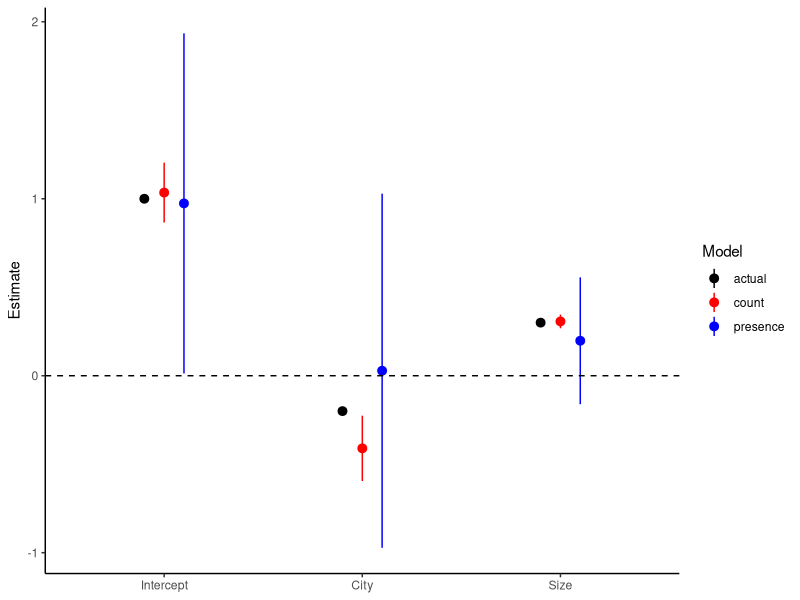

Reproduce this figure in R.
#Generate some bat data

library(tidyverse)
library(broom)
theme_set(theme_classic())

setwd("~/Documents/ecoStats2020/08 GLMs 2")
set.seed(123)

#Functions
logit <- function(x) log(x/(1-x))
invLogit <- function(x) exp(x)/(1+exp(x))

#Generate some non-normal data
N <- 100
var1 <- sample(c('Edmonton','Calgary'),N,replace=TRUE) #Sampling site
var2 <- rexp(N,0.5) #Nest volume

dat <- data.frame(city=var1,size=var2)
modMat <- model.matrix(~city+size,data=dat)
coefs <- c(1,-0.2,0.3) #Same coefficients for both models

yhat <- modMat %*% coefs #Expected value (link scale)

dat$batCounts <- rpois(N,exp(yhat))  #Poisson process
dat$batPres <- rbinom(N,1,invLogit(yhat))  #Binomial (bernoulli) process

write.csv(dat,file = 'batDatGLM.csv')

#Fit models

modPois <- glm(batCounts~city+size,data=dat,family='poisson')
summary(modPois)

modBin <- glm(batPres~city+size,data=dat,family='binomial')
summary(modBin)

#Compare models
p1 <- mutate(tidy(modPois),mod='count') %>% 
  bind_rows(mutate(tidy(modBin),mod='presence')) %>% 
  select(-statistic,-p.value) %>% 
  bind_rows(data.frame(term=names(coef(modBin)),estimate=coefs,std.error=0,mod='actual')) %>% 
  mutate(term=factor(term,labels=c('Intercept','City','Size'))) %>% 
  ggplot(aes(term,estimate,col=mod))+geom_pointrange(aes(ymax=estimate+std.error*2,ymin=estimate-std.error*2),position=position_dodge(width=0.3))+
  geom_hline(yintercept=0,linetype='dashed')+
  scale_colour_manual(values=c('black','red','blue'))+
  labs(x=NULL,y='Estimate',col='Model')

ggsave(filename = 'modResults.png',plot=p1,width=6, height=4)  
